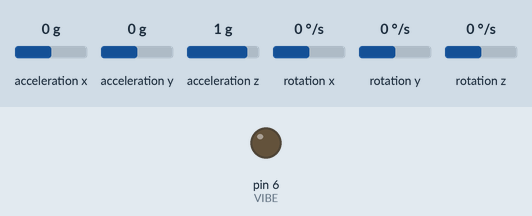
A sketch run on a simulated Arduino Uno, built with avr-gcc and run on an emulated ATmega328P. Shown: output pins drawn as LEDs (lit = HIGH). Wiring (inferred from the names in the program): MPU-6050 motion sensor at I2C address 0x69. The test bench sets the inputs (shaded band); at power-on: acceleration x 0 g, acceleration y 0 g, acceleration z 1 g, rotation x 0 °/s, rotation y 0 °/s, rotation z 0 °/s. What the sketch prints to the serial monitor is not drawn.

Above: at 0.4 s.
Timing chart, 0 to 1.9 s (numbered marks = the images above):
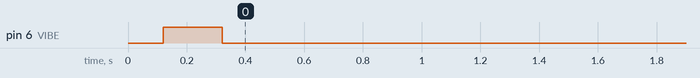

The sketch:

BeatBoxer_Glove_MPU6050.ino
```cpp
// ===== Beat Boxer - GLOVE NODE =====
// MPU-6050: VCC -> +, GND -> -, SCL -> a5, SDA -> a4
// Vibe board: + -> 6, - -> -
// XBee board: + -> +, - -> -, rx -> 3
// Sends: G,READY   and   G,PUNCH,<peak g>,<peak gyro dps>
#include <Wire.h>
#include <SoftwareSerial.h>

const int VIBE = 6;
int MPU = 0x68;
SoftwareSerial xbee(2, 3); // RX (unused), TX -> XBee rx

const float PUNCH_G = 2.2;            // acceleration needed for a punch (in g)
const unsigned long COOLDOWN_MS = 350; // ignore new punches for this long
const unsigned long VIBE_MS = 150;

unsigned long lastPunch = 0;
unsigned long vibeOffAt = 0;
unsigned long lastPrint = 0;
float peakG = 0;

void mpuWrite(byte reg, byte val) {
  Wire.beginTransmission(MPU);
  Wire.write(reg);
  Wire.write(val);
  Wire.endTransmission();
}

byte mpuRead8(byte reg) {
  Wire.beginTransmission(MPU);
  Wire.write(reg);
  Wire.endTransmission(false);
  Wire.requestFrom(MPU, 1);
  return Wire.available() ? Wire.read() : 0xFF;
}

int16_t read16() {
  byte hi = Wire.read();
  byte lo = Wire.read();
  return (int16_t)((hi << 8) | lo);
}

bool readMotion(float &g, float &dps) {
  Wire.beginTransmission(MPU);
  Wire.write(0x3B);
  if (Wire.endTransmission(false) != 0) return false;
  Wire.requestFrom(MPU, 14);
  if (Wire.available() < 14) return false;
  int16_t ax = read16();
  int16_t ay = read16();
  int16_t az = read16();
  Wire.read(); Wire.read(); // temperature
  int16_t gx = read16();
  int16_t gy = read16();
  int16_t gz = read16();
  float fx = ax / 4096.0, fy = ay / 4096.0, fz = az / 4096.0;   // +-8g range
  float rx = gx / 32.8, ry = gy / 32.8, rz = gz / 32.8;         // +-1000 dps range
  g = sqrt(fx * fx + fy * fy + fz * fz);
  dps = sqrt(rx * rx + ry * ry + rz * rz);
  return true;
}

void sendMsg(const String &msg) {
  Serial.println(msg);
  xbee.println(msg);
}

void setup() {
  Serial.begin(9600);
  xbee.begin(9600);
  pinMode(VIBE, OUTPUT);
  digitalWrite(VIBE, LOW);
  Serial.println("Glove starting...");
  Wire.begin();
  Wire.setWireTimeout(3000, true); // never hang if the sensor is not answering
  Serial.print("I2C scan:");
  int found = 0;
  for (byte a = 1; a < 127; a++) {
    Wire.beginTransmission(a);
    if (Wire.endTransmission() == 0) { Serial.print(" 0x"); Serial.print(a, HEX); found++; if (a == 0x68 || a == 0x69) MPU = a; }
  }
  if (found == 0) Serial.print(" NOTHING FOUND");
  Serial.println();
  mpuWrite(0x6B, 0x00); // wake up
  mpuWrite(0x1C, 0x10); // accel +-8g
  mpuWrite(0x1B, 0x10); // gyro +-1000 dps
  delay(100);
  byte who = mpuRead8(0x75);
  Serial.print("MPU WHO_AM_I = 0x");
  Serial.println(who, HEX);
  if (who != 0x68 && who != 0x98 && who != 0x70) Serial.println("MPU NOT FOUND - check SDA/SCL clips");
  digitalWrite(VIBE, HIGH); delay(200); digitalWrite(VIBE, LOW);
  sendMsg("G,READY");
}

void loop() {
  float g, dps;
  unsigned long now = millis();
  bool ok = readMotion(g, dps);
  if (!ok && now - lastPrint > 1000) Serial.println("MPU read failed - check clips");
  if (ok) {
    if (g > peakG) peakG = g;
    if (g > PUNCH_G && now - lastPunch > COOLDOWN_MS) {
      lastPunch = now;
      sendMsg("G,PUNCH," + String(g, 1) + "," + String((int)dps));
      digitalWrite(VIBE, HIGH);
      vibeOffAt = now + VIBE_MS;
    }
  }
  if (vibeOffAt && now > vibeOffAt) { digitalWrite(VIBE, LOW); vibeOffAt = 0; }
  if (now - lastPrint > 1000) {          // debug: strongest movement in the last second
    Serial.print("peak g: ");
    Serial.println(peakG, 1);
    peakG = 0;
    lastPrint = now;
  }
  delay(5);
}
```
